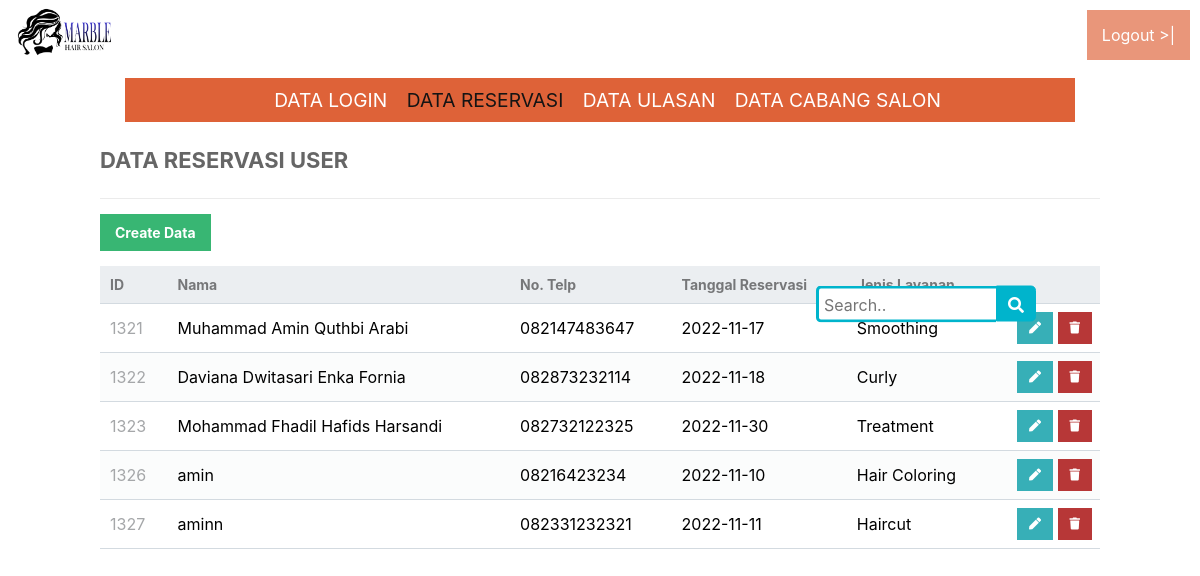
/admin/data_reservasi/data_reservasi.php (signed in), run on the app's committed database.
### tables this page shows
CREATE TABLE `reservasi` (
  `id` int(100) NOT NULL,
  `nama` varchar(100) NOT NULL,
  `notelp` varchar(15) NOT NULL,
  `tanggal` date NOT NULL,
  `jenis` varchar(30) NOT NULL
);

### admin/data_reservasi/read.php (the view, shortened to what this page needs)
<?php
$pdo = pdo_connect_mysql();
$page = isset($_GET['page']) && is_numeric($_GET['page']) ? (int)$_GET['page'] : 1;
$records_per_page = 1000;
$stmt = $pdo->prepare('SELECT * FROM reservasi ORDER BY id LIMIT :current_page, :record_per_page');
$stmt->bindValue(':current_page', ($page-1)*$records_per_page, PDO::PARAM_INT);
$stmt->bindValue(':record_per_page', $records_per_page, PDO::PARAM_INT);
$stmt->execute();
$contacts = $stmt->fetchAll(PDO::FETCH_ASSOC);
?>
<link href="style.css" rel="stylesheet" type="text/css">
<link rel="stylesheet" href="https://use.fontawesome.com/releases/v5.7.1/css/all.css">
<div class="content read">
	<h2>DATA RESERVASI USER</h2>
	<a href="create.php" class="create-contact">Create Data</a>
    <form action="search.php" method="GET">
        <div class="wrap">
            <div class="search">
                    <input type="text" class="searchTerm" name="keyword" id="keyword" placeholder="Search..">
                    <button type="submit" class="searchButton" name="search">
                        <i class="fa fa-search"></i>
                    </button>
            </div>
        </div>
    </form>
	<table>
        <thead>
            <tr>
                <td>ID</td>
                <td>Nama</td>
                <td>No. Telp</td>
                <td>Tanggal Reservasi</td>
                <td>Jenis Layanan</td>
                <td></td>
            </tr>
        </thead>
        <tbody>
            <?php foreach ($contacts as $contact): ?>
            <tr>
                <td><?=$contact['id']?></td>
                <td><?=$contact['nama']?></td>
                <td><?=$contact['notelp']?></td>
                <td><?=$contact['tanggal']?></td>
                <td><?=$contact['jenis']?></td>
                <td class="actions">
                    <a href="update.php?id=<?=$contact['id']?>" class="edit"><i class="fas fa-pen fa-xs"></i></a>
                    <a href="delete.php?id=<?=$contact['id']?>" class="trash"><i class="fas fa-trash fa-xs"></i></a>
                </td>
            </tr>
            <?php endforeach; ?>
        </tbody>
    </table>
</div>

### admin/data_reservasi/data_reservasi.php (shortened to what this page needs)
<!DOCTYPE html>
<html lang="en">
  <head>
    <link rel="stylesheet" href="css/admin.css">
  <body>
    <div class="header">
      <nav class="navbar">
          <a class="navbar-logo"><img src="./image/logo1.png" alt="logo"></a>
          <a class="logout" href="../logout.php">Logout >|</a>
      </nav>
    </div>
    <div class="content">
      <div class="database">
        <div class="table-data" align="center">
          <a href="../data_login/admin.php" >DATA LOGIN</a>
          <a class="active">DATA RESERVASI</a>
          <a href="../data_ulasan/data_ulasan.php" >DATA ULASAN</a>
          <a href="../data_cabang/data_cabang.php" >DATA CABANG SALON</a>
        </div>
      </div>
      <?php include 'read.php'; ?>
    </div>
</body>
</html>

### admin/data_reservasi/css/admin.css (style rules this page uses)
.navbar { background-color:white; }
.navbar-logo img { width: 8%; margin-left: 15px; }
.table-data { margin-left: 25px; margin-right: 25px; margin-top: 14px; padding: 10px; background-color:darkslategray; position: sticky; }
.table-data a { color:white; text-decoration: none; padding-top: 5px; margin-left: 15px; font-size: 120%; position: relative; }

### admin/data_reservasi/style.css (style rules this page uses)
* { box-sizing: border-box; font-family: -apple-system, BlinkMacSystemFont, "segoe ui", roboto, oxygen, ubuntu, cantarell, "fira sans", "droid sans", "helvetica neue", Arial, sans-serif; font-size: 16px; -webkit-font-smoothing: antialiased; -moz-osx-font-smoothing: grayscale; }
body { background-color: #FFFFFF; margin: 0; }
.content { width: 1000px; margin: 0 auto; }
.content h2 { margin: 0; padding: 25px 0; font-size: 22px; border-bottom: 1px solid #ebebeb; color: #666666; }
.read .create-contact { display: inline-block; text-decoration: none; background-color: #38b673; font-weight: bold; font-size: 14px; color: #FFFFFF; padding: 10px 15px; margin: 15px 0; }
.read table { width: 100%; padding-top: 30px; border-collapse: collapse; }
.read table thead { background-color: #ebeef1; border-bottom: 1px solid #d3dae0; }
.read table thead td { padding: 10px; font-weight: bold; color: #767779; font-size: 14px; }
.read table tbody tr { border-bottom: 1px solid #d3dae0; }
.read table tbody tr:nth-child(even) { background-color: #fbfcfc; }
.read table tbody tr td { padding: 10px; }
.read table tbody tr td:nth-child(1) { color: #a5a7a9; }
.read table tbody tr td.actions { padding: 8px; text-align: right; }
.read table tbody tr td.actions .edit, .read table tbody tr td.actions .trash { display: inline-flex; text-align: right; text-decoration: none; color: #FFFFFF; padding: 10px 12px; }
.read table tbody tr td.actions .trash { background-color: #b73737; }
.read table tbody tr td.actions .edit { background-color: #37afb7; }

### admin/data_reservasi/data_reservasi.php (style rules this page uses)
.table-data a.active { color: #141414; }
.logout { text-decoration: none; color: white; float:right; margin: 10px; background-color: darksalmon; padding: 15px; }
.navbar-logo img { width: 8%; margin-left: 15px; margin-top: 5px; }
.search { width: 100%; position: relative; display: flex; }
.searchTerm { width: 50%; border: 3px solid #00B4CC; border-right: none; padding: 5px; height: 37px; border-radius: 5px 0 0 5px; outline: none; color: #9DBFAF; }
.searchButton { width: 40px; height: 36px; border: 1px solid #00B4CC; background: #00B4CC; text-align: center; color: #fff; border-radius: 0 5px 5px 0; cursor: pointer; font-size: 20px; }
.wrap { width: 30%; position: absolute; top: 38%; left: 83%; transform: translate(-50%, -50%); }
.table-data { margin-left: 25px; margin-right: 25px; margin-top: 14px; padding: 10px; background-color:#de6238; position: sticky; }
.table-data a { color:white; text-decoration: none; padding-top: 5px; margin-left: 15px; font-size: 120%; position: relative; }

### data on the page
reservasi: id "1321", nama "Muhammad Amin Quthbi Arabi", notelp "082147483647", tanggal "2022-11-17", jenis "Smoothing"
reservasi: id "1322", nama "Daviana Dwitasari Enka Fornia", notelp "082873232114", tanggal "2022-11-18", jenis "Curly"
reservasi: id "1323", nama "Mohammad Fhadil Hafids Harsandi", notelp "082732122325", tanggal "2022-11-30", jenis "Treatment"
reservasi: id "1326", nama "amin", notelp "08216423234", tanggal "2022-11-10", jenis "Hair Coloring"
reservasi: id "1327", nama "aminn", notelp "082331232321", tanggal "2022-11-11", jenis "Haircut"
